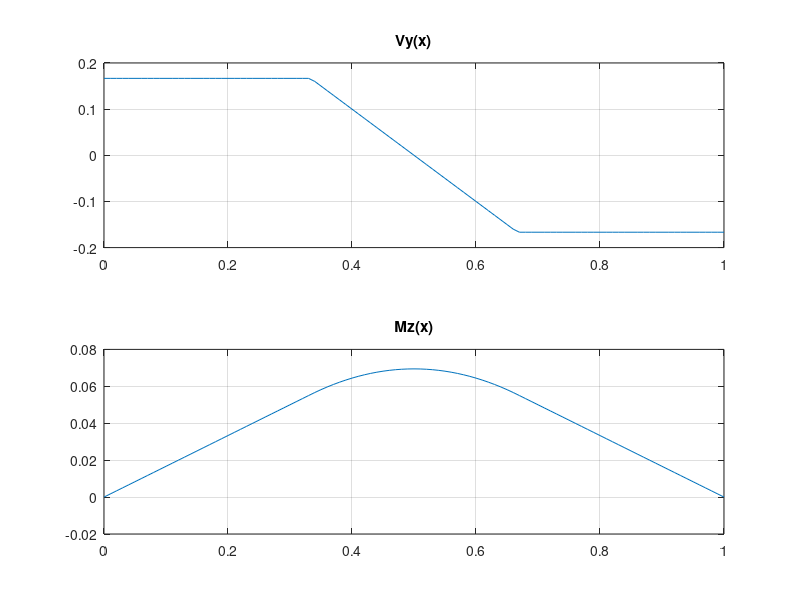

Write MATLAB code to recreate this figure.
% PROCEDIMENTO PARA ANALISE ESTRUTURAL DE UMA VIGA
% Desenvolvido por Antonio Vinicius G. Campos, 03/04/2020
clc,clear, close all
% propriedades geometricas da viga
l=1;
a1=l/3;
a2=(2*l)/3;
q0=1; % magnitude do carregamento
dx = 0.01;
x=0:dx:l; %dominio estrutural
% inicializacao de vetores
Vy = zeros(1,size(x,2)); 
Mz = zeros(1,size(x,2)); 
% computacao dos valor dentro do dominio
for i=1:size(x,2)
    if x(i)<a1 && x(i)<a2
        Vy(i)=(1/6)*q0*l;
        Mz(i)=(1/6)*q0*l*x(i);
    elseif x(i)<a2
        Vy(i)=-q0*(x(i)-l/3)+(1/6)*q0*l;
        Mz(i)=-(q0/2)*((x(i)-l/3)^2) +(1/6)*q0*l*x(i);
    else
        Vy(i)=-q0*(x(i)-l/3) + q0*(x(i)-(2*l)/3) + (1/6)*q0*l;
        Mz(i)=-(q0/2)*((x(i)-l/3)^2) + (q0/2)*(x(i)-((2*l)/3))^2 + (1/6)*q0*l*x(i);
    end
end
% pos-processamento
figure()
subplot(2,1,1)
plot(x,Vy)
title('Vy(x)')
grid on
subplot(2,1,2)
plot(x,Mz)
title('Mz(x)')
grid on
